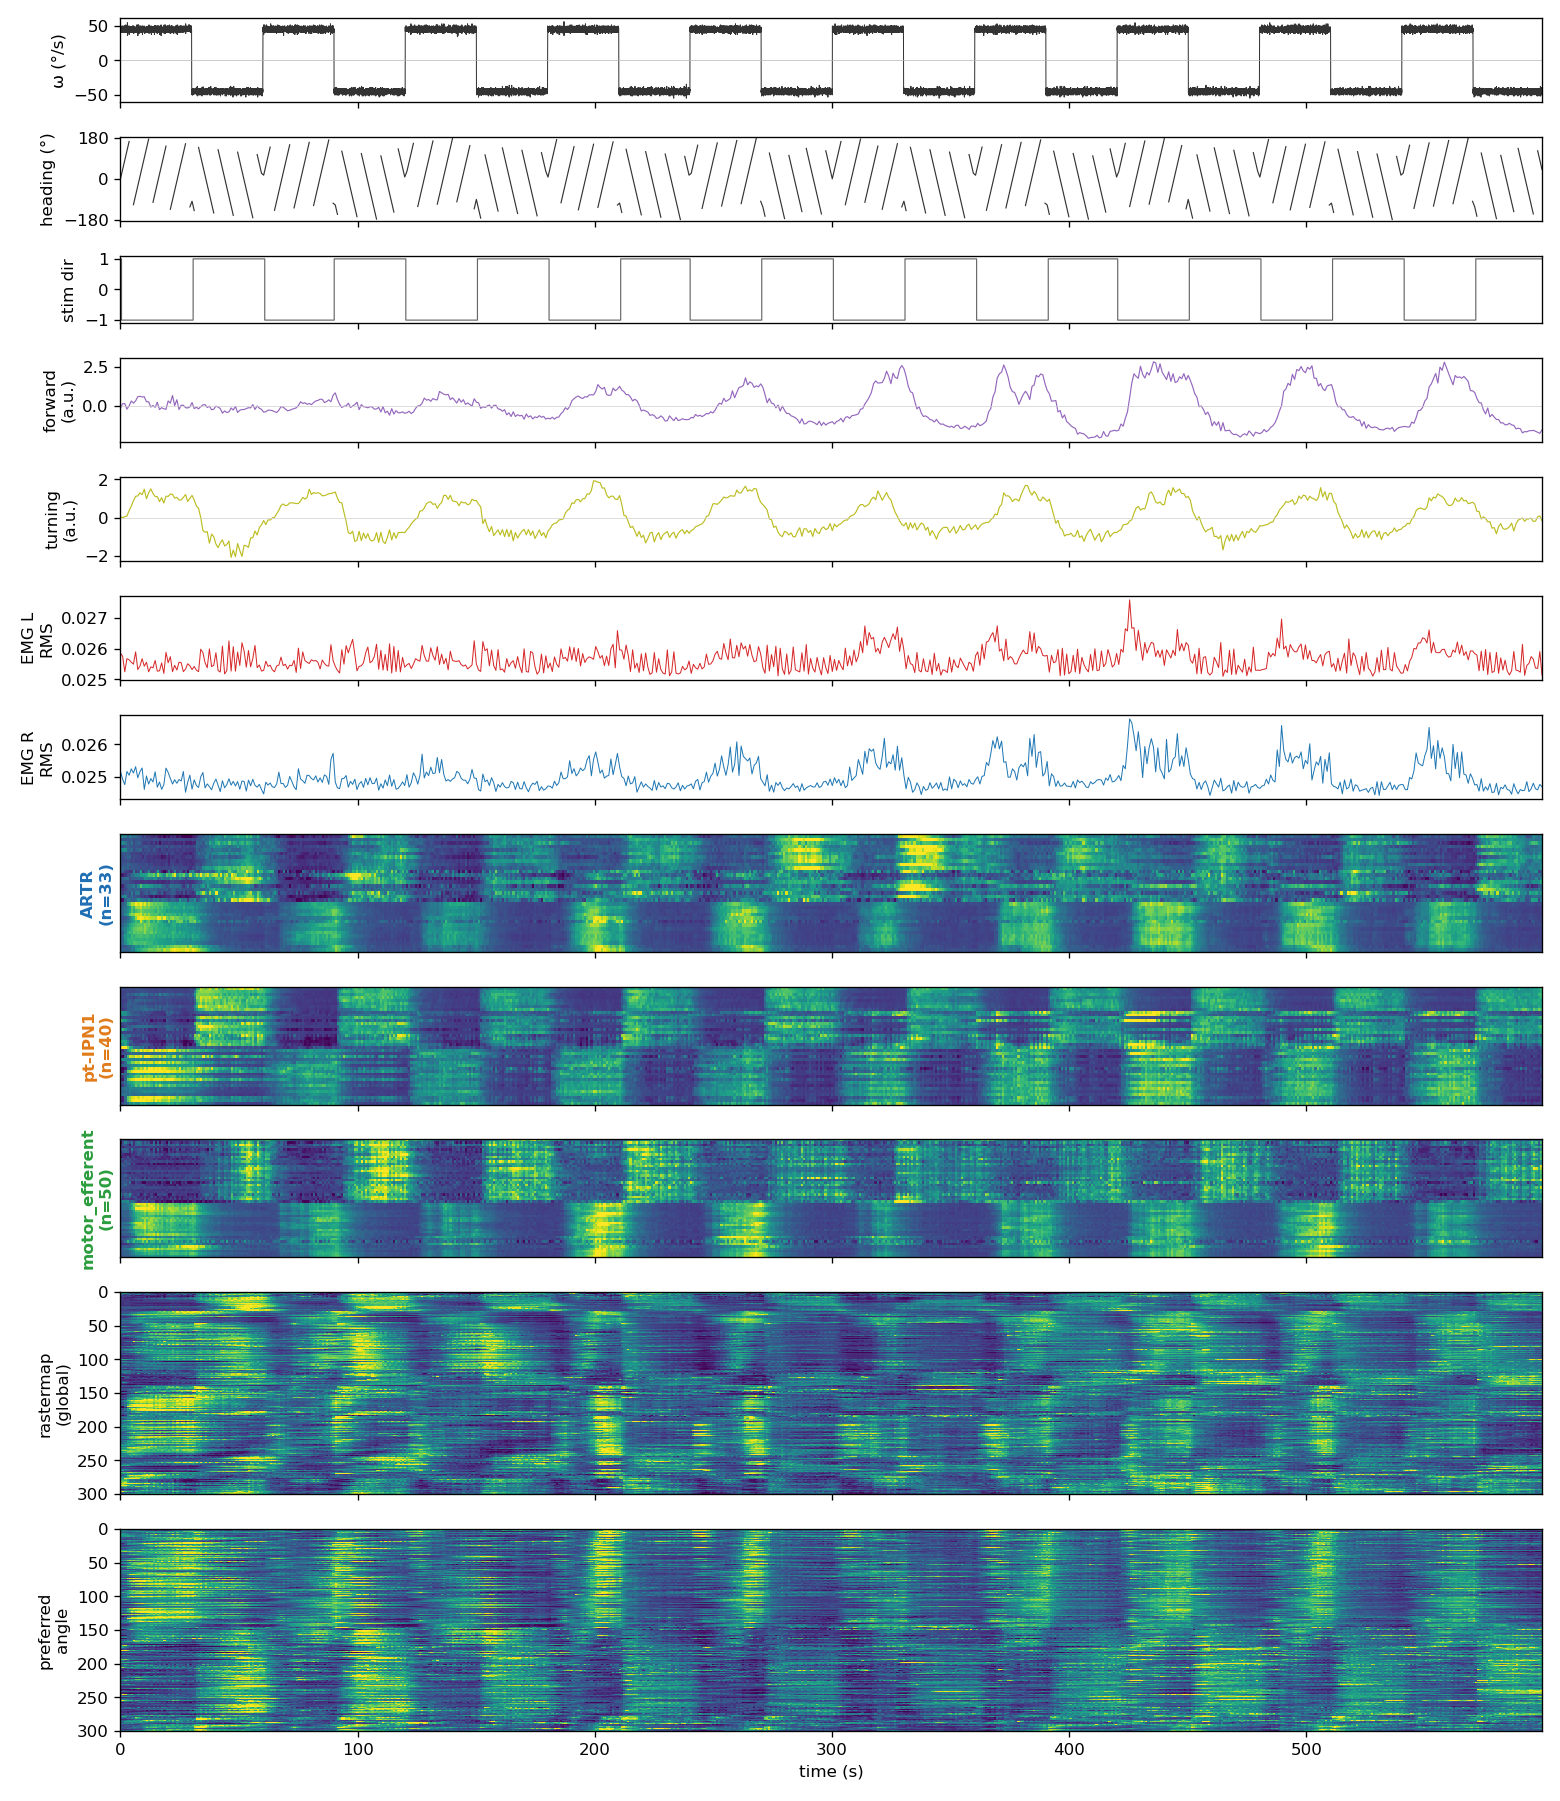

This chart was generated by the following Python code:
"""Figure: all locally-available recorded data along the ZAPBench *rotation* block.

Companion to the calcium-reconstruction figure (the paper's Fig. 12, produced by
``graph_tester`` / ``plot_cx.plot_calcium_reconstruction``). That figure shows the
real bump-pool ΔF/F (non-stationary) above the learned rollout (periodic,
deterministic). The obvious question it raises — *why is the real activity not
periodic when the angular-velocity drive is?* — motivates this figure: it lays
out, on a single shared time axis over the rotation block, every recorded /
derived covariate we have on disk, so the hidden non-periodic structure (slow
drift, behaviour) is visible next to the periodic stimulus.

Rotation block
--------------
Imaging frames ``[6623, 7279)`` (656 frames ≈ 600 s, 45°/s grating), the same
slice ``make_calcium_dataset`` / ``zapbench_stimulus.rotation_headings`` use.
Everything is plotted at the imaging-frame rate (src_dt≈0.915 s) except ω, which
is drawn on the fine model grid (dt=0.01) it is defined on; both span 0–600 s.

Panels (top→bottom)
-------------------
  1. ω angular-velocity drive (°/s)      — PERIODIC stimulus (the model input).
  2. heading (°, wrapped)                — integral of ω.
  3. stimulus direction (±1)             — stim_info_frames, the L/R grating code
                                           (PERIODIC; sanity that it tracks ω).
  4. swim behaviour — forward            — bilateral tail-EMG swim amplitude
  5. swim behaviour — turning            —  / L-R asymmetry (see PROVENANCE below).
  6. bump-pool real ΔF/F (recorded)      — n≈300 rastermap-ordered observed
                                           neurons, identical row set + style as
                                           Fig. 12's real panel.

PROVENANCE of forward/turning (panels 4-5) — RESOLVED
-----------------------------------------------------
``data/functional/forward_turning_from_neurons1201.npz`` (keys ``forward``,
``turning``; one value per imaging frame, 7870 frames) is the fish's BEHAVIOURAL
MOTOR OUTPUT derived from the two tail-muscle EMG electrodes — NOT a neural
decode (my earlier "neuron-decoded" label was wrong). The method is the
``fishfuncem.functional.FishEphys`` swim pipeline:
  * ephys ch0 = muscular activity LEFT, ch1 = RIGHT (EPHYS_CHANNELS, FishEphys.py)
  * per channel: outlier-clip → 40 ms windowed-variance EMG envelope →
    swim-bout detection → drift-removal → sliding-window norm →
    swim_power (rising-exp weight) and turn_power (decaying-exp weight).
  * ``_derive_behavior``: amplitude = (swim_power_L + swim_power_R)/2  → FORWARD
    (bilateral swim thrust); direction = [turn_power_L, turn_power_R] → TURNING
    (left/right asymmetry).
The exact script that wrote THIS npz (combining/renaming to forward/turning and
resampling 6 kHz → imaging frames, likely via cell_ephys_index — hence the
"from_neurons" = on-the-neuron-frame-grid tag) is NOT in the repo; it was
committed as a data artifact on the upstream ``kperks`` branch
(github.com/ahrens-fish-lab/fishFuncEM). Consumed once in
``notebooks/04_functional_analysis.py`` as ``swim`` ("decoded swim signals").

Because these are INDEPENDENT behaviour (motor output, not read off the calcium),
they are a legitimate covariate for the real ΔF/F's non-periodic structure.
Empirically over the rotation block: ``turning`` tracks the grating
(corr with ω ≈ 0.76 — optomotor following, largely PERIODIC here); ``forward`` is
a slow non-periodic drift, uncorrelated with |ω| (lag-1 autocorr ≈ 0.97).

  6'. raw tail-EMG ch0 (left) + ch1 (right) — per-frame RMS of the two motor
      channels (the SOURCE of panels 4-5). Only drawn when the raw ephys file is
      present (see ``_find_ephys_file``); otherwise a placeholder panel says so.

The raw ephys lives in the ~290 MB ``…_emf3.10chFlt`` /
``stimuli_and_ephys.10chFlt`` file (GCS / cloned-repo ``data/``), not committed
here. Drop it under ``papers/fishFuncEM/data/`` (or set ``$FISH_EPHYS_FILE``) and
the two EMG panels populate automatically — aligned to the imaging frames via the
``markers`` map in ``onsets_processed.npz``. Channels 0/1 are the left/right
tail-muscle electrodes; their windowed-variance envelope is exactly what the
FishEphys swim pipeline turns into the forward/turning of panels 4-5.

Usage
-----
    python figures/zebrafish/fig_zebrafish_rotation_covariates.py
writes ``figures/zebrafish/fig_zebrafish_rotation_covariates.png``.
"""
from __future__ import annotations

import os
import sys

import numpy as np

_HERE = os.path.dirname(os.path.abspath(__file__))
_REPO = os.path.abspath(os.path.join(_HERE, "..", ".."))
for p in (os.path.join(_REPO, "src"), _HERE):
    if p not in sys.path:
        sys.path.insert(0, p)

CONNECTOME = os.path.join(_REPO, "figures", "zebrafish",
                          "zebrafish_connectome_HD_IPN12")
CIRCUIT = "zebrafish_HD_IPN12_839_v1"
FUNC = os.path.join(CONNECTOME, "functional")
FISHFUNC = os.path.join(_REPO, "papers", "fishFuncEM", "data", "functional")
FISHDATA = os.path.join(_REPO, "papers", "fishFuncEM", "data")
SRC_DT = 0.915                              # imaging-frame timestep (s)
N_EPHYS_CH = 10                             # channels in the .10chFlt binary
EPHYS_L, EPHYS_R = 0, 1                     # ch0 = left tail-EMG, ch1 = right

# Fig. 12 real-ΔF/F panel style (plot_cx.plot_calcium_reconstruction).
VIRIDIS_VMIN, VIRIDIS_VMAX = -2.0, 3.0


def _find_ephys_file():
    """Locate the raw 10-channel ephys binary, or None if absent.

    Searches ``$FISH_EPHYS_FILE`` first, then any ``*.10chFlt`` under
    ``papers/fishFuncEM/data`` (the cloned-repo / GCS download
    location), then the configured data root
    (``$GNN_OUTPUT_ROOT/graphs_data/zebrafish/``).
    """
    import glob
    env = os.environ.get("FISH_EPHYS_FILE")
    if env and os.path.isfile(env):
        return env
    search_dirs = [FISHDATA]
    data_root = os.environ.get("GNN_OUTPUT_ROOT",
                                "/groups/saalfeld/home/allierc/GraphData")
    search_dirs.append(os.path.join(data_root, "graphs_data", "zebrafish"))
    for d in search_dirs:
        hits = sorted(glob.glob(os.path.join(d, "**", "*.10chFlt"),
                                 recursive=True))
        if hits:
            return hits[0]
    return None


def _load_ephys_per_frame_rms(path, markers, f0, f1):
    """Per-imaging-frame RMS of the two tail-EMG channels over [f0, f1).

    ``markers[f]`` holds the 6 kHz ephys sample indices of imaging frame f's
    72 z-planes (from ``onsets_processed.npz``); we take each frame's ephys
    window ``[markers[f][0], markers[f+1][0])`` and reduce the raw EMG to a
    single RMS amplitude — an envelope on the SAME 656-frame grid as every
    other panel. Returns (emg_L, emg_R), each shape (f1-f0,).
    """
    raw = np.fromfile(path, dtype=np.float32)
    if raw.size % N_EPHYS_CH:
        raise ValueError(f"{path}: not divisible by {N_EPHYS_CH} channels")
    raw = raw.reshape((-1, N_EPHYS_CH)).T            # (10, T_ephys)
    chL, chR = raw[EPHYS_L], raw[EPHYS_R]

    def rms_per_frame(ch):
        out = np.full(f1 - f0, np.nan, np.float64)
        for i, f in enumerate(range(f0, f1)):
            a = int(markers[f][0])
            b = int(markers[f + 1][0]) if f + 1 < len(markers) else int(markers[f][-1])
            if b > a:
                seg = ch[a:b].astype(np.float64)
                out[i] = np.sqrt(np.mean(seg * seg))
        return out

    return rms_per_frame(chL), rms_per_frame(chR)


def _wrap_deg(a_deg):
    """Wrap to [-180,180); NaN at the wrap jumps so no vertical join lines."""
    w = ((np.asarray(a_deg, np.float64) + 180.0) % 360.0) - 180.0
    if w.size > 1:
        w[1:][np.abs(np.diff(w)) > 180.0] = np.nan
    return w


def _zscore_cols(M):
    """Per-neuron (column) z-score over time, matching the Fig. 12 kinograph."""
    mu = M.mean(0, keepdims=True)
    sd = M.std(0, keepdims=True)
    return (M - mu) / np.where(sd > 1e-6, sd, 1.0)


def load_rotation_block():
    """Assemble every locally-available covariate over the rotation block.

    Returns a dict with the frame slice, time axes, and each panel array.
    """
    # --- rotation frames + heading/ω on the model grid -----------------------
    head = np.load(os.path.join(FUNC, "rotation_heading.npz"))
    frames = head["frames"].astype(np.int64)            # (656,) imaging frames
    model_dt = float(head["model_dt"])
    theta_hr_deg = head["theta_hr"].astype(np.float64)  # cumulative heading (deg)
    theta_frame_deg = head["theta_frame"].astype(np.float64)  # at imaging frames
    omega = np.gradient(theta_hr_deg, model_dt)         # deg/s on model grid
    t_model = np.arange(theta_hr_deg.shape[0]) * model_dt

    f0, f1 = int(frames[0]), int(frames[-1]) + 1        # [6623, 7279)
    n_fr = f1 - f0
    t_frame = np.arange(n_fr) * SRC_DT                  # imaging-frame seconds

    # --- stimulus direction (unified stim code), rotation slice --------------
    stim = np.load(os.path.join(FISHFUNC, "stim_info_frames.npz"))["stim_info_frames"]
    stim_rot = stim[f0:f1].astype(np.float32)           # ±1 L/R grating

    # --- neuron-decoded behaviour, rotation slice ----------------------------
    beh = np.load(os.path.join(FISHFUNC, "forward_turning_from_neurons1201.npz"))
    forward_rot = beh["forward"][f0:f1].astype(np.float32)
    turning_rot = beh["turning"][f0:f1].astype(np.float32)

    # --- bump-pool real ΔF/F (same rows/order as Fig. 12's real panel) -------
    import zebrafish_functional_traces_panel as panel
    rows, _ = panel.build_rows(CONNECTOME, CIRCUIT)
    rows = panel.sort_rows_rastermap(rows)
    rows = rows[rows["matched"]].reset_index(drop=True)   # observed bump neurons

    npz = np.load(os.path.join(FUNC, "circuit_functional_traces.npz"),
                  allow_pickle=True)
    obs_body = npz["bodyId"].astype(np.int64)
    obs_pos = {int(b): i for i, b in enumerate(obs_body)}
    obs_ix = np.array([obs_pos[int(b)] for b in rows["bodyId"].to_numpy()],
                      np.int64)
    ca = np.asarray(npz["traces"], np.float32)[f0:f1][:, obs_ix]   # (656, n_bump)

    # --- three velocity-gate afferent classes (Fig. 1 colour code) ----------
    # ARTR (ω), pt-IPN1 (v_ext), motor_efferent (v_prop): recorded ΔF/F over
    # the same rotation slice, matched cells only.
    import zebrafish_afferent_kino as aff
    afferents = [(name, colour, tr[f0:f1])
                 for name, colour, tr in aff.load_afferent_traces(CONNECTOME)]

    # --- raw tail-EMG channels (ch0=L, ch1=R), if the .10chFlt is present ----
    # markers[f] = 6 kHz ephys sample indices of frame f (onsets_processed.npz).
    emg_L = emg_R = None
    ephys_path = _find_ephys_file()
    if ephys_path is not None:
        od = np.load(os.path.join(FISHFUNC, "onsets_processed.npz"),
                     allow_pickle=True)["onsets_dict"].item()
        emg_L, emg_R = _load_ephys_per_frame_rms(ephys_path, od["markers"], f0, f1)
        print(f"[ephys] loaded {ephys_path}: per-frame EMG RMS ch0(L)/ch1(R)")
    else:
        print("[ephys] no .10chFlt found (set $FISH_EPHYS_FILE or drop it under "
              "papers/fishFuncEM/data/) — EMG panels show a placeholder")

    return dict(frames=(f0, f1), n_fr=n_fr,
                t_frame=t_frame, t_model=t_model,
                omega=omega, heading_deg=theta_frame_deg,
                stim_dir=stim_rot, forward=forward_rot, turning=turning_rot,
                emg_L=emg_L, emg_R=emg_R, ephys_path=ephys_path,
                calcium=ca, n_bump=ca.shape[1], afferents=afferents)


def make_figure(out_png=None):
    import matplotlib
    matplotlib.use("Agg")
    import matplotlib.pyplot as plt

    d = load_rotation_block()
    f0, f1 = d["frames"]
    t = d["t_frame"]
    have_emg = d["emg_L"] is not None

    # ω | heading | stim | forward | turning | EMG ch0(L) | EMG ch1(R)
    # | ARTR | pt-IPN1 | motor_efferent
    # | kinograph_rastermap_global | kinograph_preferred_angle
    aff_rows = d["afferents"]
    n_aff = len(aff_rows)
    ratios = [1.0, 1.0, 0.8, 1.0, 1.0, 1.0, 1.0] + [1.4] * n_aff + [2.4, 2.4]
    fig, axs = plt.subplots(len(ratios), 1, sharex=True,
                            figsize=(13, 0.95 * sum(ratios)),
                            gridspec_kw=dict(height_ratios=ratios),
                            squeeze=True)

    # 1) ω drive (model grid) — periodic
    axs[0].plot(d["t_model"], d["omega"], color="0.2", lw=0.6)
    axs[0].axhline(0, color="0.7", lw=0.4)
    axs[0].set_ylabel("ω (°/s)")

    # 2) heading (wrapped)
    axs[1].plot(t, _wrap_deg(d["heading_deg"]), color="0.2", lw=0.7)
    axs[1].set_ylim(-185, 185); axs[1].set_yticks([-180, 0, 180])
    axs[1].set_ylabel("heading (°)")

    # 3) stimulus direction (±1)
    axs[2].plot(t, d["stim_dir"], color="0.4", lw=0.7, drawstyle="steps-mid")
    axs[2].set_ylabel("stim dir")

    # 4) swim behaviour — forward (bilateral tail-EMG amplitude); slow drift.
    # Neutral purple: red/blue are reserved below for the two L/R raw channels.
    axs[3].plot(t, d["forward"], color="tab:purple", lw=0.7)
    axs[3].axhline(0, color="0.8", lw=0.4)
    axs[3].set_ylabel("forward\n(a.u.)")

    # 5) swim behaviour — turning (L/R tail-EMG asymmetry); tracks ω (r≈0.76)
    axs[4].plot(t, d["turning"], color="tab:olive", lw=0.7)
    axs[4].axhline(0, color="0.8", lw=0.4)
    axs[4].set_ylabel("turning\n(a.u.)")

    # 6-7) raw tail-EMG per-frame RMS — the SOURCE of panels 4-5.
    #      ch0 = left (red), ch1 = right (blue) — two distinct sources.
    for ax, key, lab, col in ((axs[5], "emg_L", "L", "tab:red"),
                              (axs[6], "emg_R", "R", "tab:blue")):
        if have_emg:
            ax.plot(t, d[key], color=col, lw=0.6)
            ax.set_ylabel(f"EMG {lab}\nRMS")
        else:
            ax.text(0.5, 0.5, f"raw tail-EMG {lab}: .10chFlt not found\n"
                    "(set $FISH_EPHYS_FILE or drop it under papers/fishFuncEM/data/)",
                    ha="center", va="center", transform=ax.transAxes,
                    fontsize=8, color="0.4")
            ax.set_ylabel(f"EMG {lab}")
            ax.set_yticks([])

    # 8–10) the three velocity-gate afferent classes (recorded ΔF/F), in the
    # Fig. 1 colour code — ARTR (ω), pt-IPN1 (v_ext), motor_efferent (v_prop).
    # Same viridis LUT and per-neuron z-score as the bump-pool kinographs;
    # class name labelled in its Fig. 1 colour.
    for j, (name, colour, tr) in enumerate(aff_rows):
        ax = axs[7 + j]
        na = tr.shape[1]
        ax.imshow(_zscore_cols(tr).T, aspect="auto", cmap="viridis",
                  vmin=VIRIDIS_VMIN, vmax=VIRIDIS_VMAX,
                  extent=[t[0], t[-1], na, 0], interpolation="nearest")
        ax.set_ylabel(f"{name}\n(n={na})", color=colour, fontweight="bold")
        ax.set_yticks([])

    # 11–12) two views of the same 300-cell bump-pool ΔF/F kinograph
    # under different row orderings:
    #   first: official global ZAPBench rastermap permutation (the
    #          same order Fig. 12's real panel uses).
    #   second: rows sorted by per-neuron preferred heading angle
    #          φ_i = arg(Σ_t ΔF/F_i(t)·e^{iθ(t)}) — i.e. the angle
    #          each neuron prefers, low-φ at top.
    n = d["n_bump"]
    ca_z = _zscore_cols(d["calcium"]).astype(np.float32)        # (T, n)
    theta_rad = np.deg2rad(np.asarray(d["heading_deg"], np.float64))
    act = ca_z - ca_z.mean(axis=0, keepdims=True)
    phi = np.arctan2(
        (act * np.sin(theta_rad)[:, None]).sum(axis=0),
        (act * np.cos(theta_rad)[:, None]).sum(axis=0),
    )
    order_angle = np.argsort(phi, kind="stable")
    bump0 = 7 + n_aff
    for row_ix, order, label in (
        (bump0, np.arange(n, dtype=np.int64), "rastermap\n(global)"),
        (bump0 + 1, order_angle, "preferred\nangle"),
    ):
        axs[row_ix].imshow(ca_z[:, order].T, aspect="auto", cmap="viridis",
                            vmin=VIRIDIS_VMIN, vmax=VIRIDIS_VMAX,
                            extent=[t[0], t[-1], n, 0],
                            interpolation="nearest")
        axs[row_ix].set_ylabel(label)
    axs[bump0 + 1].set_xlabel("time (s)")

    for ax in axs:
        ax.set_xlim(t[0], t[-1])

    # Figure title removed; manuscript caption carries the descriptive
    # text instead (CLAUDE.md style rule).
    fig.tight_layout()

    if out_png is None:
        out_png = os.path.join(_HERE, "fig_zebrafish_rotation_covariates.png")
    fig.savefig(out_png, dpi=120)
    plt.close(fig)
    print(f"[fig] wrote {out_png}")
    return out_png


if __name__ == "__main__":
    make_figure()
